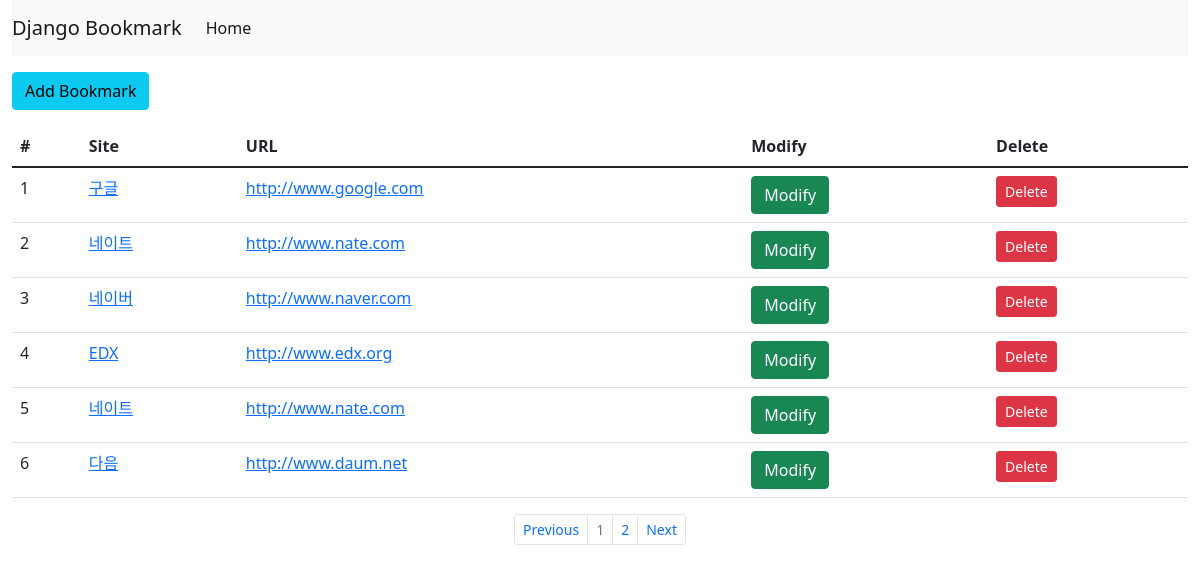
Screenshot of /bookmark/ with the database file from the repository.
### bookmark/models.py (models this page shows, shortened)
class Bookmark(models.Model):
    site_name = models.CharField(max_length=100)
    url = models.URLField('Site URL')

### bookmark/views.py (the view)
# urls.py: path('', BookmarkListView.as_view(), name='list'),
class BookmarkListView(ListView):
    model = Bookmark
    paginate_by = 6

### bookmark/templates/bookmark/bookmark_list.html (shortened to what this page needs)
{% extends 'base.html' %}
{% block content %}
<div class="btn-group">
    <a href="{% url 'add' %}" class="btn btn-info">Add Bookmark</a>
</div>
<table class="table">
    <thead>
        <tr>
            <th scope="col">#</th>
            <th scope="col">Site</th>
            <th scope="col">URL</th>
            <th scope="col">Modify</th>
            <th scope="col">Delete</th>
        </tr>
    </thead>
    <tbody>
        {% for bookmark in object_list %}
            <tr>
                <td>{{forloop.counter}}</td>
                <td><a href="{% url 'detail' pk=bookmark.id %}">{{bookmark.site_name}}</a></td>
                <td><a href="{{bookmark.url}}}}" target="_blank">{{bookmark.url}}</a></td>
                <td><a href="{% url 'update' pk=bookmark.id %}" class="btn btn-success byn-sm">Modify</a></td>
                <td><a href="{% url 'delete' pk=bookmark.id %}" class="btn btn-danger btn-sm">Delete</a></td>
            </tr>
        {% endfor %}
    </tbody>
</table>
{% endblock %}
{% block pagination %}
    {% if is_paginated %}
        <ul class="pagination justify-content-center pagination-sm">
            {% if page_obj.has_previous %}
                <li class="page-item">
                    <a class="page-link" href="{% url 'list' %}?page={{ page_obj.previous_page_number}}" tabindex="-1">Previous</a>
                </li>
                {% else %}
                <li class="page-item" disabled>
                    <a class="page-link" href="#" tabindex="-1">Previous</a>
                </li>
                {% endif %}
                {% for object in page_obj.paginator.page_range %}
                <li class="page-item {% if page_obj.number == forloop.counter %} disabled{% endif %}">
                    <a class="page-link" href="{{ request.path }}?page={{ forloop.counter }}">{{ forloop.counter }}</a>
                </li>
            {% endfor %}
            {% if page_obj.has_next %}
                <li class="page-item">
                    <a class="page-link" href="{% url 'list' %}?page={{ page_obj.next_page_number}}">Next</a>
                </li>
                {% else %}
                <li class="page-item" disabled>
                    <a class="page-link" href="#">Next</a>
                </li>
            {% endif %}
        </ul>
    {% endif %}
{% endblock %}

### templates/base.html (shortened to what this page needs)
<!DOCTYPE html>
<html lang="en">
<head>
    <link href="https://cdn.jsdelivr.net/npm/bootstrap@5.1.3/dist/css/bootstrap.min.css" rel="stylesheet">
    {% load static %}
    <link rel="stylesheet" href="{% static 'style.css' %}">
</head>
<body>
  <div class="container-fluid">
    <nav class="navbar navbar-expand-lg navbar-light bg-light">
    <a class="navbar-brand" href="#">Django Bookmark</a>
    <div class="collapse navbar-collapse" id="navbarSupportedContent">
      <ul class="navbar-nav me-auto mb-2 mb-lg-0">
        <li class="nav-item">
          <a class="nav-link active"  href="#">Home </a>
        </li>
      </ul>
    </div>
        </nav>
      <div class="row">
          <div class="col">
              {% block content %}
              {% endblock %}
              {% block pagination %}
              {% endblock %}
          </div>
      </div>
  </div>
</body>
</html>

### static/style.css (style rules this page uses)
body { width:100%; }

### rows the page displays
Bookmark: site_name "구글", url "http://www.google.com"
Bookmark: site_name "네이트", url "http://www.nate.com"
Bookmark: site_name "네이버", url "http://www.naver.com"
Bookmark: site_name "EDX", url "http://www.edx.org"
Bookmark: site_name "네이트", url "http://www.nate.com"
Bookmark: site_name "다음", url "http://www.daum.net"
